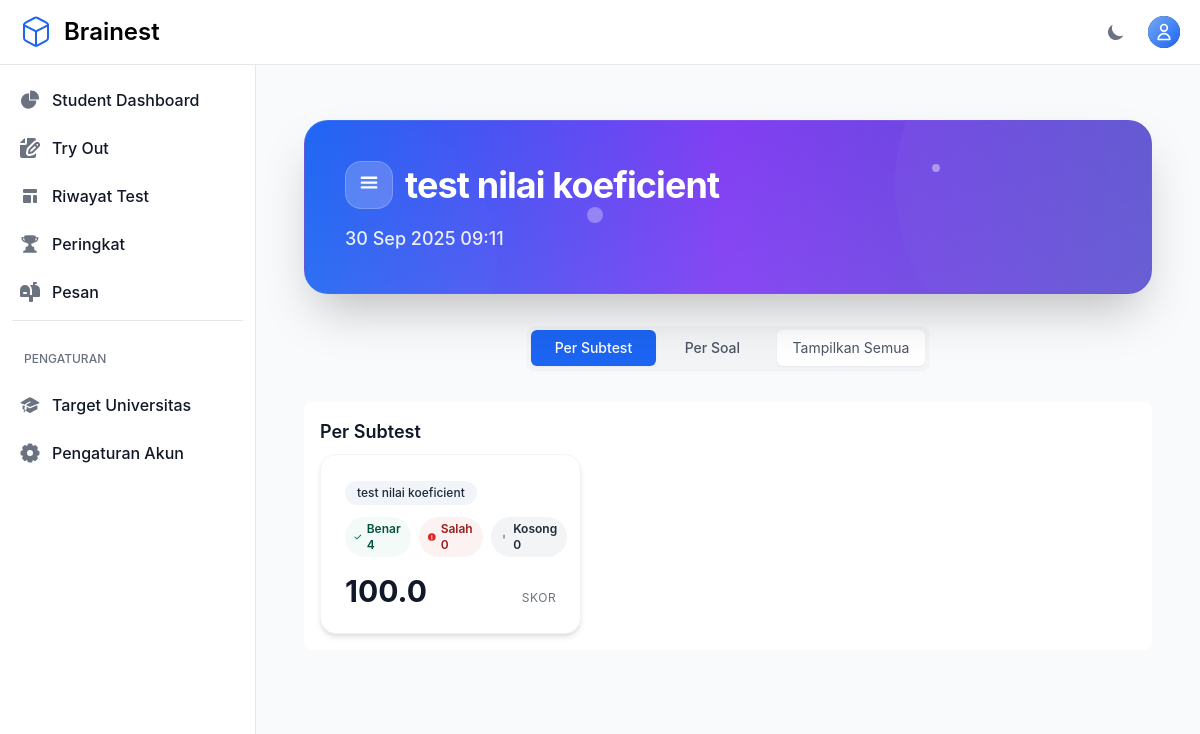
The page /students/tests/434/results/detail/ (signed in) on the database its author committed.
### otosapp/models.py (models this page shows, shortened)
class Category(models.Model):
    SCORING_METHODS = [
        ('default', 'Default'),
        ('custom', 'Custom'),
        ('utbk', 'UTBK'),
    ]
    category_name = models.CharField(max_length=200)
    time_limit = models.IntegerField(default=60, help_text="Time limit in minutes (default: 60 minutes)")
    scoring_method = models.CharField(max_length=10, choices=SCORING_METHODS, default='default')
    passing_score = models.FloatField(default=75.0, help_text="Minimum score required to pass (0-100)")
    release_date = models.DateTimeField(default=timezone.now, help_text="Tanggal rilis subtest ini")
    created_by = models.ForeignKey(
        User,
        on_delete=models.SET_NULL,
        null=True,
        blank=True,
        related_name='categories_created',
        help_text='Teacher who created this category'
    )
    teachers = models.ManyToManyField(
        User,
        related_name='teaching_categories',
        blank=True,
        help_text='Additional teachers assigned to this category'
    )

### otosapp/views.py (the view, shortened to what this page needs)
# urls.py: path('students/tests/<int:test_id>/results/detail/', views.test_results_detail, name='test_results_detail'),
@login_required
def test_results_detail(request, test_id):
    if request.user.is_authenticated and (request.user.is_student() or request.user.is_visitor()):
        if not request.user.can_access_tryouts():
            subscription_status = request.user.get_subscription_status()
            if request.user.is_visitor():
                from django.contrib import messages
                messages.warning(request, 'Silakan berlangganan terlebih dahulu untuk mengakses fitur tryout.')
                from django.shortcuts import redirect
                return redirect('subscription_packages')
            elif request.user.is_student() and not request.user.has_active_subscription():
                from django.contrib import messages
                from django.shortcuts import redirect
                if subscription_status['status'] == 'deactivated':
                    messages.warning(request, 'Langganan Anda telah dinonaktifkan oleh admin. Silakan hubungi admin atau berlangganan kembali.')
                elif subscription_status['status'] == 'expired':
                    messages.warning(request, 'Langganan Anda telah berakhir. Silakan perpanjang untuk melanjutkan.')
                else:
                    messages.warning(request, 'Langganan Anda tidak aktif. Silakan berlangganan untuk melanjutkan.')
                return redirect('subscription_packages')
            else:
                from django.contrib import messages
                from django.shortcuts import redirect
                messages.error(request, 'Akses ditolak.')
                return redirect('home')
    test = get_object_or_404(Test, id=test_id)
    category = test.categories.first()
    if not category:
        first_answer = test.answers.first()
        category = first_answer.question.category if first_answer else None
    try:
        is_owner_teacher = False
        for c in test.categories.all():
            if c.created_by and c.created_by == request.user:
                is_owner_teacher = True
                break
            if c.teachers.filter(pk=request.user.pk).exists():
                is_owner_teacher = True
                break
    except Exception:
        is_owner_teacher = False
    if not (request.user == test.student or request.user.is_superuser or request.user.is_admin() or is_owner_teacher):
        raise PermissionDenied
    if test.answers.exists():
        test.calculate_score()
        test.refresh_from_db()
    question_list = []
    if test.tryout_package:
        package = test.tryout_package
        all_questions = []
        for pc in package.tryoutpackagecategory_set.all().order_by('order'):
            qs = list(Question.objects.filter(category=pc.category).order_by('id'))
            all_questions.extend(qs)
    else:
        all_questions = []
        for cat in test.categories.all():
            qs = list(Question.objects.filter(category=cat).order_by('id'))
            all_questions.extend(qs)
    stats_by_category = {}
    correct_count = 0
    total_questions = len(all_questions)
    for q in all_questions:
        ans = test.answers.filter(question=q).first()
        if q.is_multiple_choice():
            selected_choice = ans.selected_choice if ans else None
            correct_choice = q.choices.filter(is_correct=True).first()
            is_correct = (selected_choice and selected_choice.is_correct) if selected_choice else False
            all_choices = []
            choices_qs = list(q.choices.all().order_by('id'))
            for idx, ch in enumerate(choices_qs):
                label = chr(65 + idx)  # A, B, C, ...
                all_choices.append({'label': label, 'id': ch.id, 'text': ch.choice_text, 'is_correct': ch.is_correct})
            your_answer_label = None
            correct_answer_label = None
            if selected_choice:
                for c in all_choices:
                    if c['id'] == selected_choice.id:
                        your_answer_label = c['label']
                        break
            if correct_choice:
                for c in all_choices:
                    if c['id'] == correct_choice.id:
                        correct_answer_label = c['label']
                        break
            your_answer_text = selected_choice.choice_text if selected_choice else None
            correct_answer_text = correct_choice.choice_text if correct_choice else None
        if is_correct:
            correct_count += 1
        question_list.append({
            'question_text': q.question_text,
            'question_type': q.question_type,
            'your_answer': your_answer_text,
            'is_correct': is_correct,
            'correct_answer': correct_answer_text,
            'question_obj': q,
            'all_choices': all_choices,
            'your_choice_label': your_answer_label,
            'correct_choice_label': correct_answer_label,
        })
        cat_name = q.category.category_name if q.category else 'Umum'
        if cat_name not in stats_by_category:
            stats_by_category[cat_name] = {'category_name': cat_name, 'correct': 0, 'incorrect': 0, 'blank': 0, 'score': 0}
        if selected_choice is None:
            stats_by_category[cat_name]['blank'] += 1
        elif is_correct:
            stats_by_category[cat_name]['correct'] += 1
        else:
            stats_by_category[cat_name]['incorrect'] += 1
    stats_by_category_list = []
    for cat_stat in stats_by_category.values():
        total_cat = cat_stat['correct'] + cat_stat['incorrect'] + cat_stat['blank']
        cat_stat['score'] = round((cat_stat['correct'] / total_cat * 100) if total_cat > 0 else 0, 1)
        stats_by_category_list.append(cat_stat)
    incorrect_count = total_questions - correct_count
    accuracy_percentage = (correct_count / total_questions * 100) if total_questions > 0 else 0
    try:
        test.total_questions = total_questions
        test.correct = correct_count
        test.incorrect_or_blank = incorrect_count
    except Exception:
        pass
    try:
        if getattr(test, 'start_time', None) and getattr(test, 'end_time', None):
            delta = test.end_time - test.start_time
            minutes, seconds = divmod(int(delta.total_seconds()), 60)
            hours, minutes = divmod(minutes, 60)
            if hours > 0:
                test.duration = f"{hours}h {minutes}m"
            else:
                test.duration = f"{minutes}m {seconds}s"
        else:
            test.duration = None
    except Exception:
        test.duration = None
    context = {
        'test': test,
        'category': category,
        'questions': question_list,
        'stats_by_category': stats_by_category_list,
        'total_questions': total_questions,
        'correct_count': correct_count,
        'incorrect_count': incorrect_count,
        'accuracy_percentage': accuracy_percentage,
    }
    return render(request, 'students/tryouts/test_results_detail.html', context)

### otosapp/templates/students/tryouts/test_results_detail.html (shortened to what this page needs)
{% extends 'base.html' %}
{% block content %}
<div class="max-w-6xl mx-auto p-4 sm:p-6">
	{% if test.tryout_package %}
		{% with page_title=test.tryout_package.package_name page_subtitle=test.date_taken|date:"d M Y H:i" %}
			{% include 'components/welcome_header.html' with page_title=page_title page_subtitle=page_subtitle hide_profile=True %}
		{% endwith %}
	{% elif category %}
		{% with page_title=category.category_name page_subtitle=test.date_taken|date:"d M Y H:i" %}
			{% include 'components/welcome_header.html' with page_title=page_title page_subtitle=page_subtitle hide_profile=True %}
		{% endwith %}
	{% endif %}
				<div class="mt-4 flex justify-center mb-8">
					<div class="bg-gray-100 dark:bg-gradient-to-br dark:from-slate-800 dark:to-slate-900 p-1 rounded-lg shadow-sm">
						<button id="packages-tab" class="px-6 py-2 text-sm font-medium rounded-md transition-all duration-200 text-white bg-blue-600 shadow-sm hover:bg-blue-700" onclick="showTab('packages')">Per Subtest</button>
						<button id="categories-tab" class="px-6 py-2 text-sm font-medium rounded-md transition-all duration-200 text-gray-600 dark:text-gray-300 hover:text-gray-900 dark:hover:text-white" onclick="showTab('categories')">Per Soal</button>
						<button class="ml-2 px-4 py-2 text-sm text-gray-600 bg-white rounded-md shadow-sm hover:bg-gray-50" onclick="resetQuestionFilter()">Tampilkan Semua</button>
					</div>
				</div>
			<div id="by_category" role="tabpanel" aria-labelledby="tab-by_category" class="tab-content space-y-4 hidden transition-all duration-200 ease-out transform">
				<div class="mt-2 bg-white dark:bg-transparent rounded-lg p-4">
					<h3 class="text-lg font-semibold mb-2 text-gray-900 dark:text-gray-100">Per Subtest</h3>
					<div class="grid grid-cols-1 sm:grid-cols-2 lg:grid-cols-3 gap-4">
						{% for stat in stats_by_category %}
						<div class="bg-white dark:bg-gray-800 rounded-2xl shadow-md p-6 border border-gray-100 dark:border-gray-700 transform hover:scale-[1.01] transition cursor-pointer subtest-card" onclick="filterQuestionsFromElement(this)"
							data-cat="{% if stat.category_name %}{{ stat.category_name }}{% elif stat.name %}{{ stat.name }}{% endif %}">
							{% if stat.category_name %}
							<div class="mb-3">
								<span class="inline-flex items-center px-3 py-1 text-xs font-medium rounded-full bg-slate-100 text-slate-800 dark:bg-slate-700/60 dark:text-slate-100">{{ stat.category_name }}</span>
							</div>
							{% elif stat.name %}
							<div class="mb-3">
								<span class="inline-flex items-center px-3 py-1 text-xs font-medium rounded-full bg-slate-100 text-slate-800 dark:bg-slate-700/60 dark:text-slate-100">{{ stat.name }}</span>
							</div>
							{% endif %}
							<div class="flex items-center gap-2">
								<span class="inline-flex items-center px-2 py-1 text-xs font-semibold rounded-full bg-green-50 text-green-800 dark:bg-green-900/50 dark:text-green-200">
									<svg xmlns="http://www.w3.org/2000/svg" viewBox="0 0 20 20" class="w-3 h-3 mr-1 text-green-600 dark:text-green-300" fill="currentColor"><path fill-rule="evenodd" d="M16.707 5.293a1 1 0 00-1.414 0L8 12.586 4.707 9.293a1 1 0 10-1.414 1.414l4 4a1 1 0 001.414 0l8-8a1 1 0 000-1.414z" clip-rule="evenodd"/></svg>
									Benar {{ stat.correct }}
								</span>
								<span class="inline-flex items-center px-2 py-1 text-xs font-semibold rounded-full bg-red-50 text-red-800 dark:bg-red-900/50 dark:text-red-200">
									<svg xmlns="http://www.w3.org/2000/svg" viewBox="0 0 20 20" class="w-3 h-3 mr-1 text-red-600 dark:text-red-300" fill="currentColor"><path fill-rule="evenodd" d="M10 18a8 8 0 100-16 8 8 0 000 16zm1-11a1 1 0 00-2 0v4a1 1 0 002 0V7zm-1 8a1.5 1.5 0 110-3 1.5 1.5 0 010 3z" clip-rule="evenodd"/></svg>
									Salah {{ stat.incorrect }}
								</span>
								<span class="inline-flex items-center px-2 py-1 text-xs font-semibold rounded-full bg-gray-100 text-gray-800 dark:bg-gray-700/60 dark:text-gray-100">
									<svg xmlns="http://www.w3.org/2000/svg" viewBox="0 0 20 20" class="w-3 h-3 mr-1 text-gray-600 dark:text-gray-300" fill="currentColor"><path d="M10 5a1 1 0 011 1v6a1 1 0 11-2 0V6a1 1 0 011-1z"/></svg>
									Kosong {{ stat.blank }}
								</span>
							</div>
							<div class="mt-4 flex items-baseline justify-between">
								<div>
									<div class="text-3xl font-bold text-gray-900 dark:text-white">{{ stat.score }}</div>
								</div>
								<div class="text-xs text-gray-500 dark:text-gray-400 uppercase tracking-wider">Skor</div>
							</div>
						</div>
						{% endfor %}
					</div>
				</div>
			</div>
	</div>
</div>
{% endblock %}

### otosapp/templates/components/welcome_header.html (shortened to what this page needs)
{% load media_helpers %}
<div class="relative bg-gradient-to-r from-blue-600 via-purple-600 to-indigo-700 rounded-3xl shadow-2xl mb-8 overflow-hidden border border-white/10">
    <div class="absolute inset-0 bg-gradient-to-br from-transparent via-white/5 to-white/10"></div>
    <div class="absolute top-0 right-0 w-96 h-96 bg-gradient-to-bl from-white/10 to-transparent rounded-full transform translate-x-32 -translate-y-32 animate-pulse"></div>
    <div class="absolute bottom-0 left-0 w-80 h-80 bg-gradient-to-tr from-white/5 to-transparent rounded-full transform -translate-x-32 translate-y-32"></div>
    <div class="absolute top-1/2 left-1/3 w-4 h-4 bg-white/30 rounded-full animate-bounce delay-700"></div>
    <div class="absolute top-1/4 right-1/4 w-2 h-2 bg-white/40 rounded-full animate-ping delay-1000"></div>
    <div class="relative z-20 p-6 sm:p-8 lg:p-10">
        <div class="flex flex-col sm:flex-row items-start sm:items-center justify-between gap-6">
            <div class="flex-1 min-w-0">
                {% if page_title %}
                    <div class="flex items-center gap-3 mb-4">
                        <div class="w-12 h-12 bg-white/20 rounded-2xl flex items-center justify-center backdrop-blur-sm border border-white/20">
                            <svg class="w-6 h-6 text-white" fill="currentColor" viewBox="0 0 20 20">
                                <path fill-rule="evenodd" d="M3 4a1 1 0 011-1h12a1 1 0 110 2H4a1 1 0 01-1-1zm0 4a1 1 0 011-1h12a1 1 0 110 2H4a1 1 0 01-1-1zm0 4a1 1 0 011-1h12a1 1 0 110 2H4a1 1 0 01-1-1z" clip-rule="evenodd"></path>
                            </svg>
                        </div>
                        <h1 class="text-2xl sm:text-3xl lg:text-4xl font-bold text-white tracking-tight">{{ page_title }}</h1>
                    </div>
                    {% if page_subtitle %}
                        <p class="text-white/90 text-base sm:text-lg font-medium leading-relaxed">{{ page_subtitle }}</p>
                    {% endif %}
                {% endif %}
            </div>
        </div>
    </div>
</div>

### rows shown on the page
Category: category_name "test nilai koeficient", category_name "test nilai koeficient"

### other values the page prints
{{ page_subtitle }} "30 Sep 2025 09:11"
{{ stat.correct }} "4"
{{ stat.incorrect }} "0"
{{ stat.blank }} "0"
{{ stat.score }} "100.0"
